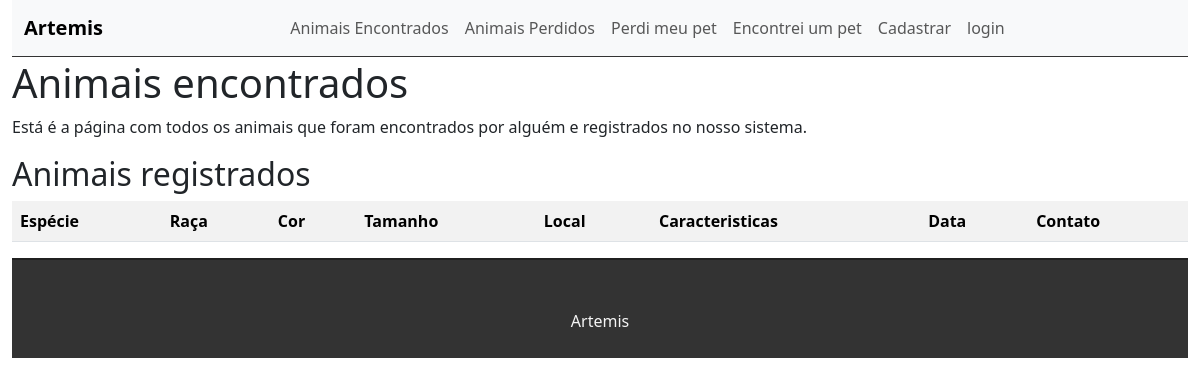
The app's page /listaEncontrados, older data.
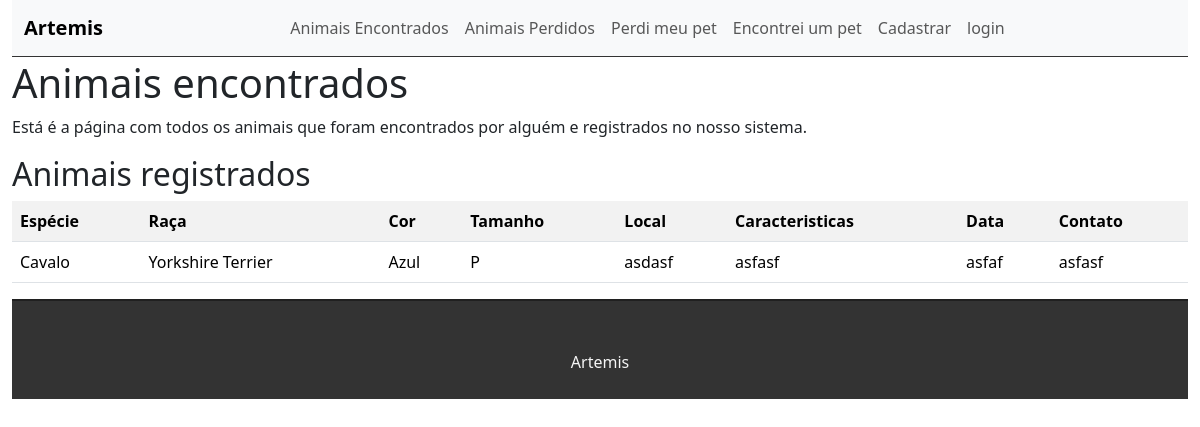
The same page, newer data.
### tasks/models.py (models this page shows, shortened)
class Encontrado(models.Model):
    especie = models.CharField(max_length=20, choices=especie)
    raca = models.CharField(max_length=20, choices=raca)
    cor = models.CharField(max_length=20, choices=cor)
    tamanho = models.CharField(max_length=1, choices = tamanho)
    localidade = models.CharField(max_length=20)
    caracteristica = models.CharField(max_length=20)
    tempo = models.CharField(max_length=20)
    contato = models.CharField(max_length=20)
    img = models.ImageField(upload_to='animais/')

### tasks/views.py (the view)
# urls.py: path('listaEncontrados', views.listaEncontrados, name='listaEncontrados'),
def listaEncontrados(request):
     encontrados = Encontrado.objects.all()
     return render(request, 'tasks/listaEncontrados.html', {'encontrados': encontrados})

### tasks/templates/tasks/listaEncontrados.html (shortened to what this page needs)
{% extends 'base.html' %}
{% block content %}
<h1> Animais encontrados </h1>
<p> Está é a página com todos os animais que foram encontrados por alguém e registrados no nosso sistema.
</p>
<h2>Animais registrados</h2>
<div class="table-responive">
    <table class="table table-striped">
        <tr>
            <th>Espécie</th>
            <th>Raça</th>
            <th>Cor</th>
            <th>Tamanho</th>
            <th>Local</th>
            <th>Caracteristicas</th>
            <th>Data</th>
            <th>Contato</th>
        </tr>
        {% for task in encontrados %}
        <tr>
            <td>{{task.especie}}</td>
            <td>{{task.raca}}</td>
            <td>{{task.cor}}</td>
            <td>{{task.tamanho}}</td>
            <td>{{task.localidade}}</td>
            <td>{{task.caracteristica}}</td>
            <td>{{task.tempo}}</td>
            <td>{{task.contato}}</td>
        </tr>
        {%endfor %}
    </table>
</div>
{% endblock %}

Row changes from the older to the newer data that the page shows:
added Encontrado: especie "Cavalo", raca "Yorkshire Terrier", cor "Azul", tamanho "P", localidade "asdasf", caracteristica "asfasf", tempo "asfaf", contato "asfasf"
